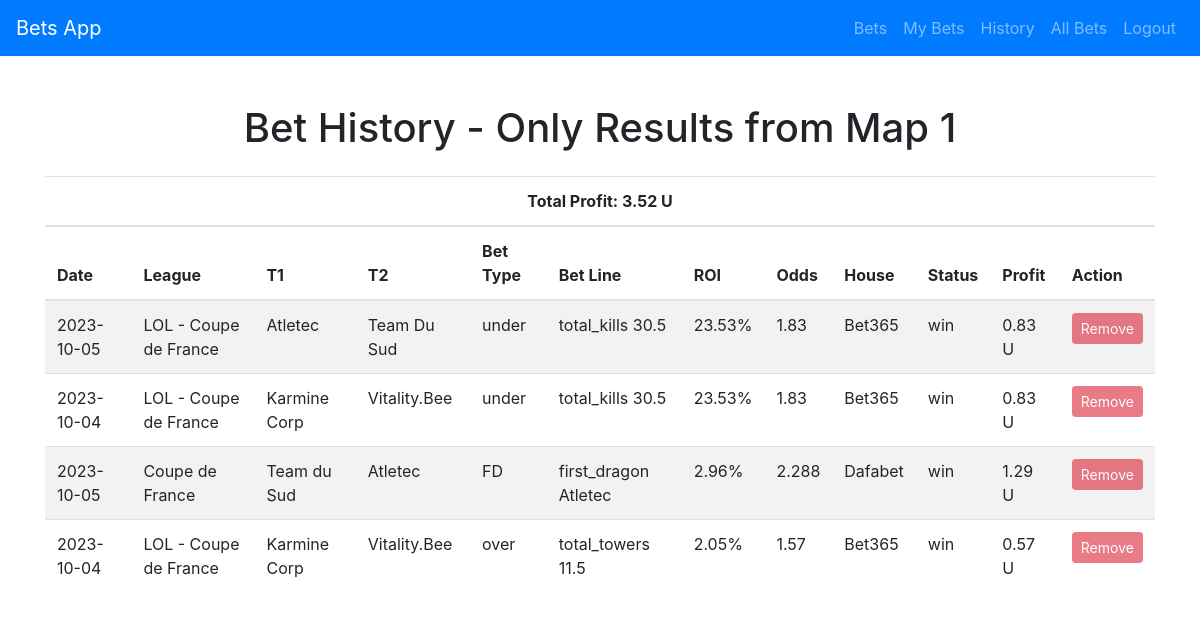
The app's page /history (signed in), older data.
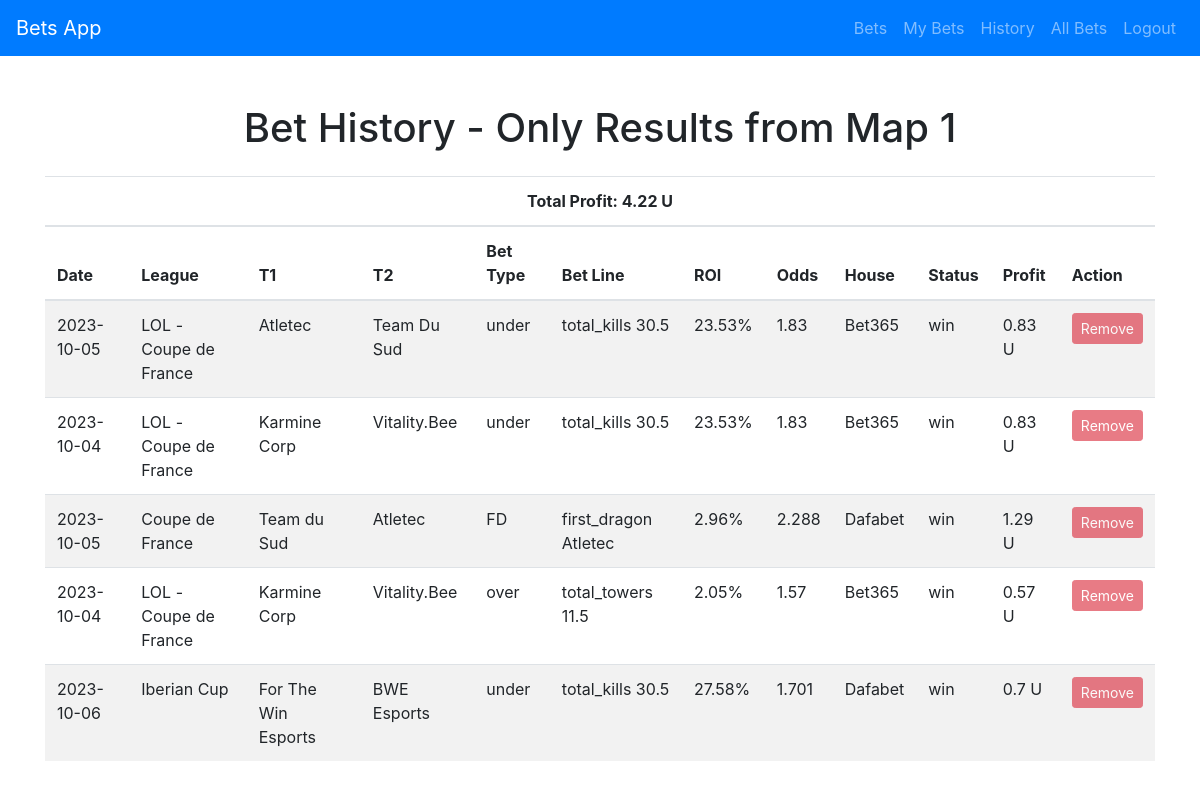
The same page, newer data.
### app.py (models this page shows)
class UserHistory(db.Model):
    id = db.Column(db.Integer, primary_key=True)
    user_id = db.Column(db.Integer, db.ForeignKey('user.id'), nullable=False)
    date = db.Column(db.String, nullable=False)
    league = db.Column(db.String, nullable=False)
    t1 = db.Column(db.String, nullable=False)
    t2 = db.Column(db.String, nullable=False)
    bet_type = db.Column(db.String, nullable=False)
    bet_line = db.Column(db.String, nullable=False)
    ROI = db.Column(db.String, nullable=False)
    odds = db.Column(db.String, nullable=False)
    House = db.Column(db.String, nullable=False)
    status = db.Column(db.String, nullable=False)
    user = db.relationship('User', backref=db.backref('history_bets', lazy=True))

### app.py (the view)
@app.route('/history', methods=['GET'])
@login_required
def history():
    user_history_bets_db = UserHistory.query.filter_by(user_id=current_user.id).all()
    total_profit = 0
    history_bets = []
    for bet in user_history_bets_db:
        profit = 0
        if bet.status == "win":
            profit = round(float(bet.odds) - 1, 2)
        elif bet.status == "loss":
            profit = -1
        total_profit += profit
        total_profit = round(total_profit, 2)  # Round the total profit after each addition
        formatted_profit = f"{profit} U"  # Format the profit with the "U" prefix
        history_bets.append({
            'data': [bet.date, bet.league, bet.t1, bet.t2, bet.bet_type, bet.bet_line, bet.ROI, bet.odds, bet.House, bet.status, formatted_profit],
            'id': bet.id
        })
    formatted_total_profit = f"{total_profit} U"  # Format the total profit with the "U" prefix
    return render_template('history.html', bets=history_bets, total_profit=formatted_total_profit)

### app.py (called while the page is built)
@login_manager.user_loader
def load_user(user_id):
    return User.query.get(int(user_id))

@app.after_request
def after_request(response):
    response.headers["Cache-Control"] = "no-cache, no-store, must-revalidate"
    response.headers["Expires"] = 0
    response.headers["Pragma"] = "no-cache"
    return response

### templates/history.html (shortened to what this page needs)
{% extends "layout.html" %}
{% block main %}
    <h1 class="mb-4 text-center">Bet History - Only Results from Map 1</h1>
    {% if bets %}
        <table class="table table-hover table-striped">
            <thead>
                <tr>
                    <th colspan="12" class="text-center">Total Profit: {{ total_profit }} </th>
                </tr>
                <tr>
                    <th>Date</th>
                    <th>League</th>
                    <th>T1</th>
                    <th>T2</th>
                    <th>Bet Type</th>
                    <th>Bet Line</th>
                    <th>ROI</th>
                    <th>Odds</th>
                    <th>House</th>
                    <th>Status</th>
                    <th>Profit</th>
                    <th>Action</th>
                </tr>
            </thead>
            <tbody>
                {% for bet in bets %}
                    <tr>
                        {% for cell in bet.data %}
                            <td>{{ cell }}</td>
                        {% endfor %}
                        <td>
                            <form action="{{ url_for('remove_history_bet') }}" method="post" class="d-inline">
                                <button type="submit" class="btn btn-danger btn-sm" disabled>Remove</button>
                            </form>
                        </td>
                    </tr>
                {% endfor %}
            </tbody>
        </table>
    {% else %}
        <p class="text-center">You have no bets in your history.</p>
    {% endif %}
{% endblock %}

### templates/layout.html (shortened to what this page needs)
<!DOCTYPE html>
<html>
<head>
    <link href="https://maxcdn.bootstrapcdn.com/bootstrap/4.5.2/css/bootstrap.min.css" rel="stylesheet">
    <link href="https://cdn.jsdelivr.net/npm/bootstrap-icons@1.10.0/font/bootstrap-icons.css" rel="stylesheet">
</head>
<body>
    <nav class="navbar navbar-expand-lg navbar-dark bg-primary">
        <a class="navbar-brand" href="/">Bets App</a>
        <div class="collapse navbar-collapse" id="navbarNav">
            <ul class="navbar-nav ml-auto">
                {% if current_user.is_authenticated %}
                    <li class="nav-item">
                        <a class="nav-link" href="/">Bets</a>
                    </li>
                    <li class="nav-item">
                        <a class="nav-link" href="/bets">My Bets</a>
                    </li>
                    <li class="nav-item">
                        <a class="nav-link" href="/history">History</a>
                    </li>
                    <li class="nav-item">
                        <a class="nav-link" href="/all_bets">All Bets</a>
                    </li>
                    <li class="nav-item">
                        <a class="nav-link" href="/logout">Logout</a>
                    </li>
                {% endif %}
            </ul>
        </div>
    </nav>
<div class="container mt-5">
    {% block main %}{% endblock %}
</div>
</body>
</html>

Row changes from the older to the newer data that the page shows:
added UserHistory: date "2023-10-06", league "Iberian Cup", t1 "For The Win Esports", t2 "BWE Esports", bet_type "under", bet_line "total_kills 30.5", ROI "27.58%", odds "1.701", House "Dafabet", status "win"
Text that changed along with them:
{{ total_profit }}: "3.52 U" → "4.22 U"
new list line: "0.7 U Remove"
